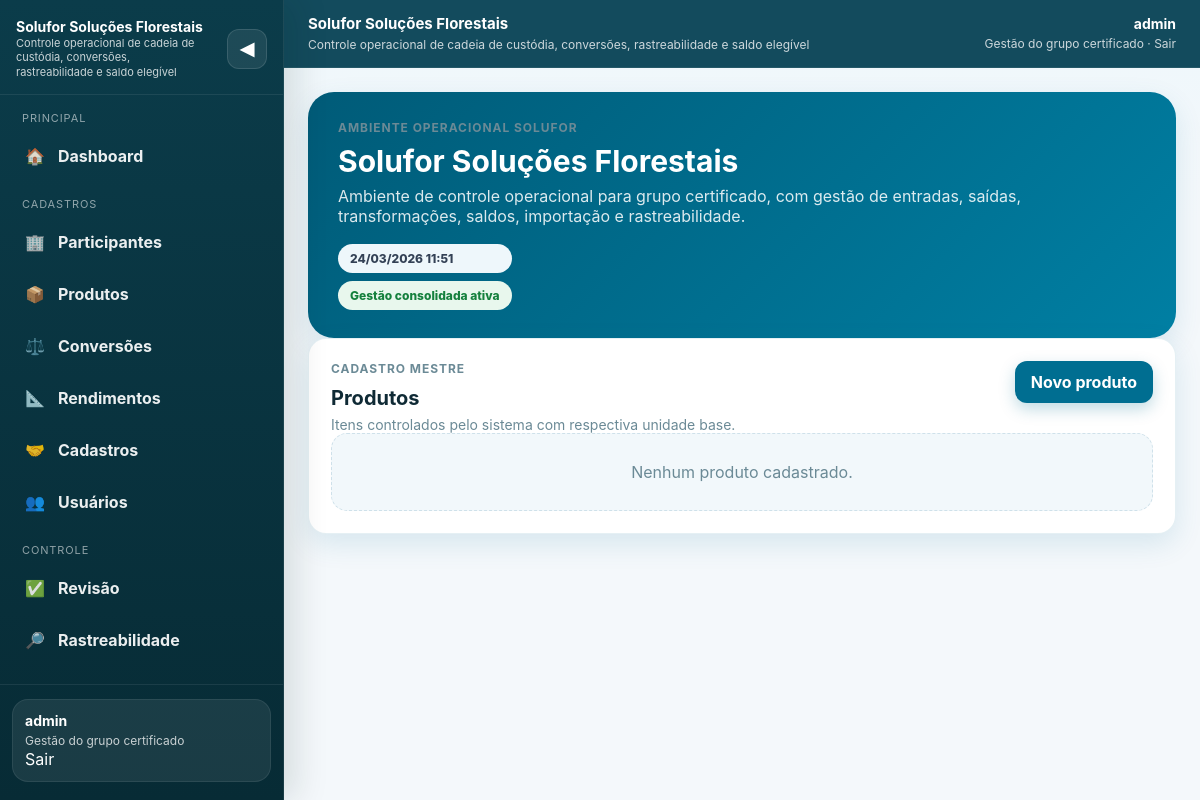
/catalog/products/ (signed in), run on an earlier commit of the app's database.
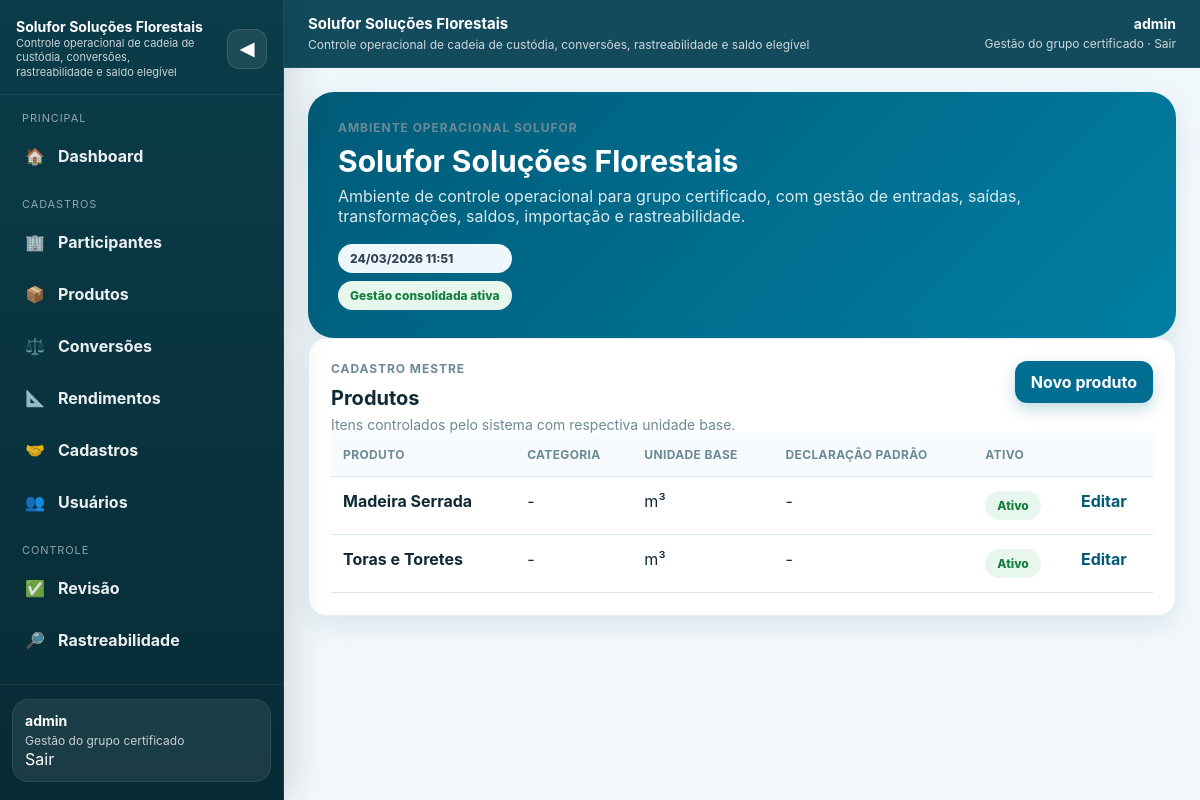
And on a later commit of the database.
### catalog/models.py (models this page shows, shortened)
class Product(models.Model):
    UNIT_CHOICES = [
        ('m3', 'm³'),
        ('kg', 'kg'),
        ('t', 't'),
        ('un', 'un'),
    ]
    name = models.CharField('Produto', max_length=255)
    category = models.CharField('Categoria', max_length=100, blank=True)
    unit = models.CharField('Unidade', max_length=10, choices=UNIT_CHOICES)
    fsc_applicable = models.BooleanField('Aplica FSC', default=True)
    default_claim = models.CharField('Declaração padrão', max_length=100, blank=True)
    active = models.BooleanField('Ativo', default=True)
    class Meta:
        ordering = ['name']

### catalog/views.py (the view)
# urls.py: path('products/', ProductListView.as_view(), name='product_list'),
class ProductListView(ManagerRequiredMixin, ListView):
    model = Product
    template_name = 'catalog/product_list.html'
    context_object_name = 'products'

### accounts/models.py (called while the page is built)
    @property
    def is_manager(self):
        return self.role == 'manager' or self.is_superuser

    @property
    def is_auditor(self):
        return self.role == 'auditor'

    @property
    def is_participant_user(self):
        return self.role == 'participant'

### catalog/views.py (called while the page is built)
    def test_func(self):
        return self.request.user.is_manager

### templates/catalog/product_list.html
{% extends "base.html" %}
{% block content %}
<div class="card"><div class="listing-head"><div><div class="kicker">Cadastro mestre</div><h2 class="card-title">Produtos</h2><p class="card-subtitle">Itens controlados pelo sistema com respectiva unidade base.</p></div><a class="btn" href="/catalog/products/new/">Novo produto</a></div>
{% if products %}<div class="table-wrap"><table><tr><th>Produto</th><th>Categoria</th><th>Unidade base</th><th>Declaração padrão</th><th>Ativo</th><th></th></tr>{% for product in products %}<tr><td><strong>{{ product.name }}</strong></td><td>{{ product.category|default:'-' }}</td><td>{{ product.get_unit_display }}</td><td>{{ product.default_claim|default:'-' }}</td><td>{% if product.active %}<span class="badge success">Ativo</span>{% else %}<span class="badge danger">Inativo</span>{% endif %}</td><td><a class="inline-link" href="/catalog/products/{{ product.id }}/edit/">Editar</a></td></tr>{% empty %}<tr><td colspan="6" class="muted">Sem produtos cadastrados.</td></tr>{% endfor %}</table></div>{% else %}<div class="empty-state">Nenhum produto cadastrado.</div>{% endif %}
</div>
{% endblock %}

What changed in the data, as far as the page shows it:
added Product: name "Madeira Serrada", category "-", unit "m³", default_claim "-", active "Ativo"
added Product: name "Toras e Toretes", category "-", unit "m³", default_claim "-", active "Ativo"
Also different on the page:
text no longer shown: "Nenhum produto cadastrado."
text now shown: "PRODUTO CATEGORIA UNIDADE BASE DECLARAÇÃO PADRÃO ATIVO"
